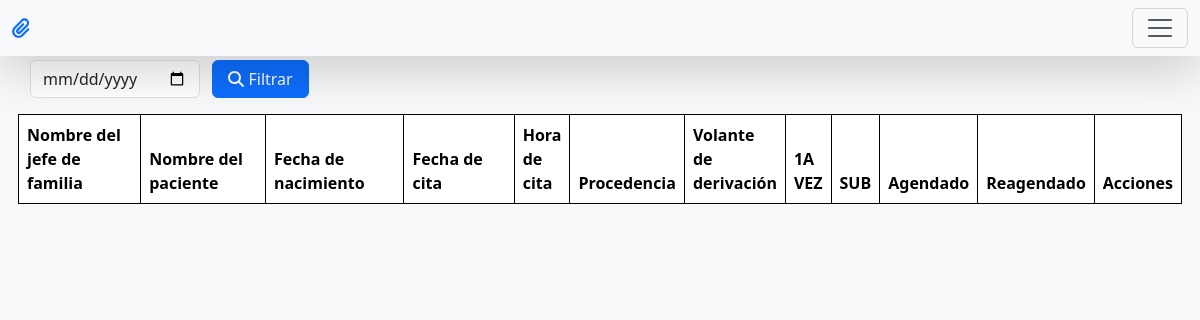
Page /agenda/reprogramar on the earlier database version.
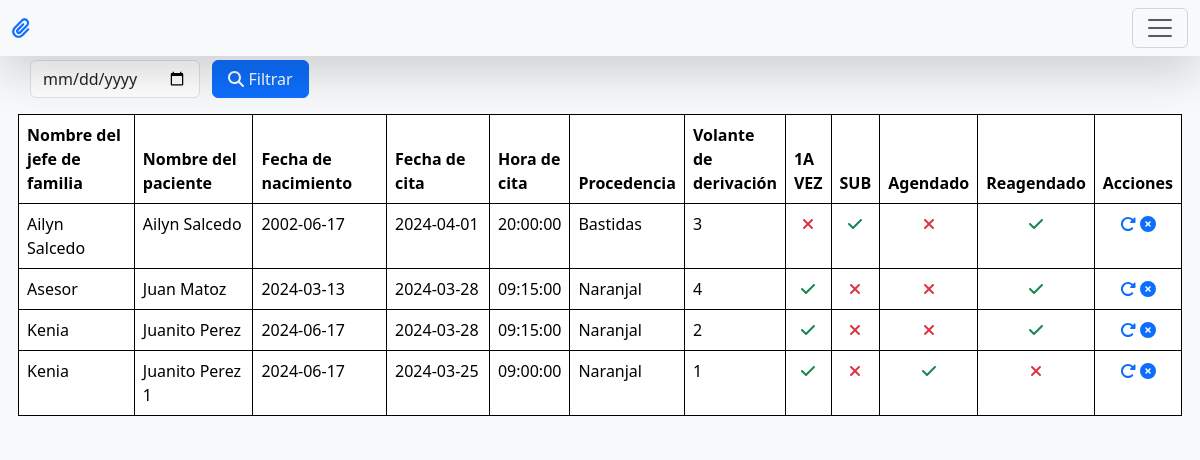
Same page on the later database version.
### database.py (models this page shows, shortened)
class Turno(Base):
    __tablename__ = 'turnos'
    id = Column(Integer, primary_key=True)
    fecha = Column(Date, nullable=False)
    hora = Column(Time, nullable=True)
    motivo = Column(String, nullable=False)
    paciente = Column(String(225), nullable=False)
    edad = Column(Integer, nullable=True)
    localidad = Column(String, nullable=False)
    deriva = Column(String(225), nullable=False)
    veces = Column(String(30), nullable=False)
    asiste = Column(String(20), nullable=False)
    condicion = Column(String(25), nullable=False)
    fechaNacimiento = Column(Date, nullable=True)
    idTelegram = Column(String(125), nullable=True)

### agenda.py (the view)
@agenda.route("/reprogramar")
def vistaReprogramar():
    citas = session.query(Turno).filter(Turno.paciente != "Sin definir").order_by(Turno.fecha.desc(), Turno.id.desc()).all()
    return render_template("/turnos/turnosPendientes.html", citas=citas)

### templates/turnos/turnosPendientes.html (shortened to what this page needs)
{% extends 'plantilla.html' %}
{%block body%}
<section class="bg-light">
    <div class="row mb-3">
        <div class="form-group col-2">
            <input type="date" id="calendario" class="form-control">
        </div>
        <button type="submit" class="btn btn-primary col-1" id="buscar"><i class="fa fa-solid fa-search"></i>
            Filtrar</button>
    </div>
    <div class="row mb-3">
        <table class="table table-bordered border-black" id="registros">
            <thead>
                <tr>
                    <th scope="col" class="col-2">Nombre del jefe de familia</th>
                    <th scope="col" class="col-2">Nombre del paciente</th>
                    <th scope="col" class="col-2">Fecha de nacimiento</th>
                    <th scope="col" class="col-2">Fecha de cita</th>
                    <th scope="col" class="col">Hora de cita</th>
                    <th scope="col" class="col">Procedencia</th>
                    <th scope="col" class="col">Volante de derivación</th>
                    <th scope="col" class="col">1A VEZ</th>
                    <th scope="col" class="col">SUB</th>
                    <th scope="col" class="col">Agendado</th>
                    <th scope="col" class="col">Reagendado</th>
                    <th scope="col" class="col">Acciones</th>
                </tr>
            </thead>
            <tbody>
                {%for cita in citas%}
                <tr>
                    <td>{{cita.deriva}}</td>
                    <td>{{cita.paciente}}</td>
                    <td>{{cita.fechaNacimiento}}</td>
                    <td>{{cita.fecha}}</td>
                    <td>{{cita.hora}}</td>
                    <td>{{cita.localidad}}</td>
                    <td>{{cita.id}}</td>
                    <td class="text-center">
                        {%if cita.veces == 'Primera vez'%}
                        <i class="fa-solid fa-check text-success"></i>
                        {%else%}
                        <i class="fa-solid fa-xmark text-danger"></i>
                        {%endif%}
                    </td>
                    <td class="text-center">
                        {%if cita.veces == 'Subsecuente'%}
                        <i class="fa-solid fa-check text-success"></i>
                        {%else%}
                        <i class="fa-solid fa-xmark text-danger"></i>
                        {%endif%}
                    </td>
                    <td class="text-center">
                        {%if cita.condicion == 'Agendado'%}
                        <i class="fa-solid fa-check text-success"></i>
                        {%else%}
                        <i class="fa-solid fa-xmark text-danger"></i>
                        {%endif%}
                    </td>
                    <td class="text-center">
                        {%if cita.condicion == 'Reagendado'%}
                        <i class="fa-solid fa-check text-success"></i>
                        {%else%}
                        <i class="fa-solid fa-xmark text-danger"></i>
                        {%endif%}
                    </td>
                    <td class="text-center">
                        <a href="/agenda/reprogramar/{{cita.id}}" title="reagendar a la fecha más cercana"><i class="fa fa-solid fa-rotate-right"></i></a>
                        <a href="/agenda/cancelar/{{cita.id}}" title="cancelar la cita"><i class="fa fa-solid fa-xmark-circle"></i></a>
                    </td>
                </tr>
                {%endfor%}
            </tbody>
        </table>
    </div>
</section>
{%endblock%}

### templates/plantilla.html (shortened to what this page needs)
<!DOCTYPE html>
<html lang="en">
<head>
	<link rel="stylesheet" href="{{url_for('static', filename='styles.css')}}">
	<link rel="stylesheet" href="{{url_for('static', filename='css/bootstrap.min.css')}}">
</head>
<body class="bg-light">
	<header>
		<nav class="navbar bg-body-tertiary fixed-top shadow-lg">
			<div class="container-fluid">
				<a class="navbar-brand text-start" href="#">
					<i class="fa-solid fa-paperclip text-primary"></i>
				</a>
				<button class="navbar-toggler" type="button" data-bs-toggle="offcanvas"
					data-bs-target="#offcanvasNavbar" aria-controls="offcanvasNavbar" aria-label="Toggle navigation">
					<span class="navbar-toggler-icon"></span>
				</button>
			</div>
		</nav>
	</header>
	<main>
		{%block body%}
		{%endblock%}
	</main>
</body>
</html>

### static/styles.css (style rules this page uses)
main { padding: 60px 30px; }

Differences in the rows shown:
added Turno: deriva "Ailyn Salcedo", paciente "Ailyn Salcedo", fechaNacimiento "2002-06-17", fecha "2024-04-01", hora "20:00:00", localidad "Bastidas", id "3", veces "Subsecuente" (drawn), condicion "Reagendado" (drawn)
added Turno: deriva "Asesor", paciente "Juan Matoz", fechaNacimiento "2024-03-13", fecha "2024-03-28", hora "09:15:00", localidad "Naranjal", id "4", veces "Primera vez" (drawn), condicion "Reagendado" (drawn)
added Turno: deriva "Kenia", paciente "Juanito Perez", fechaNacimiento "2024-06-17", fecha "2024-03-28", hora "09:15:00", localidad "Naranjal", id "2", veces "Primera vez" (drawn), condicion "Reagendado" (drawn)
added Turno: deriva "Kenia", paciente "Juanito Perez 1", fechaNacimiento "2024-06-17", fecha "2024-03-25", hora "09:00:00", localidad "Naranjal", id "1", veces "Primera vez" (drawn), condicion "Agendado" (drawn)
